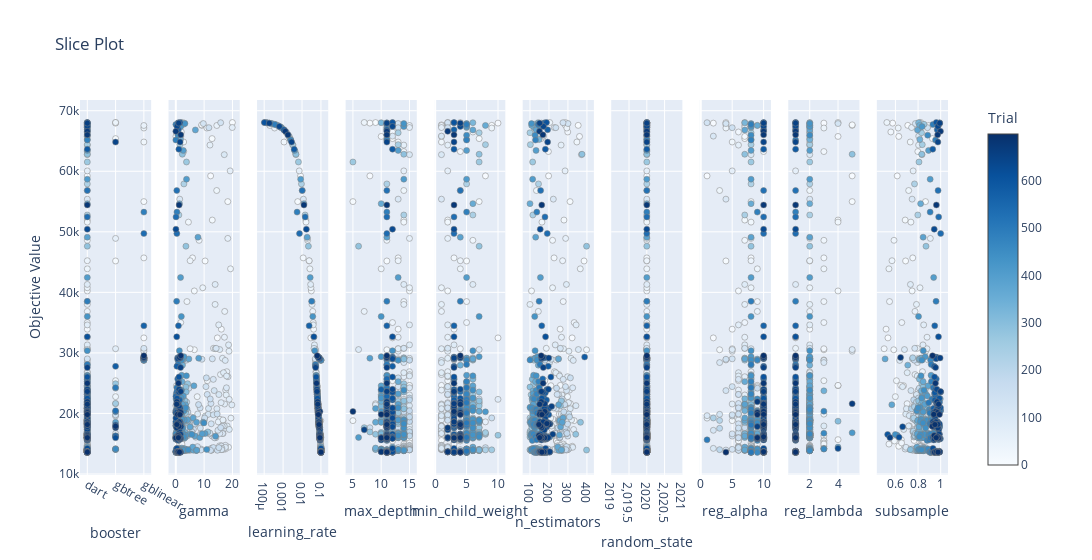

The code cell stored with this chart in its notebook:
### Code cell
optuna.visualization.plot_slice(study)

### Figure 1 — Plotly figure (JSON) as saved in the notebook; plotly's stock layout.template omitted (floating-point values rounded to 4 significant figures; data arrays with more than 128 entries replaced by an {"elided": "..."} marker saying what was removed)
{"data": [{"marker": {"color": {"elided": "700 int values"}, "colorbar": {"title": {"text": "Trial"}, "x": 1, "xpad": 40}, "colorscale": [[0, "rgb(247,251,255)"], [0.125, "rgb(222,235,247)"], [0.25, "rgb(198,219,239)"], [0.375, "rgb(158,202,225)"], [0.5, "rgb(107,174,214)"], [0.625, "rgb(66,146,198)"], [0.75, "rgb(33,113,181)"], [0.875, "rgb(8,81,156)"], [1, "rgb(8,48,107)"]], "line": {"color": "Grey", "width": 0.5}, "showscale": true}, "mode": "markers", "showlegend": false, "type": "scatter", "x": {"elided": "700 str values"}, "xaxis": "x", "y": {"elided": "700 float values"}, "yaxis": "y"}, {"marker": {"color": {"elided": "700 int values"}, "colorbar": {"title": {"text": "Trial"}, "x": 1, "xpad": 40}, "colorscale": [[0, "rgb(247,251,255)"], [0.125, "rgb(222,235,247)"], [0.25, "rgb(198,219,239)"], [0.375, "rgb(158,202,225)"], [0.5, "rgb(107,174,214)"], [0.625, "rgb(66,146,198)"], [0.75, "rgb(33,113,181)"], [0.875, "rgb(8,81,156)"], [1, "rgb(8,48,107)"]], "line": {"color": "Grey", "width": 0.5}, "showscale": false}, "mode": "markers", "showlegend": false, "type": "scatter", "x": {"elided": "700 float values"}, "xaxis": "x2", "y": {"elided": "700 float values"}, "yaxis": "y2"}, {"marker": {"color": {"elided": "700 int values"}, "colorbar": {"title": {"text": "Trial"}, "x": 1, "xpad": 40}, "colorscale": [[0, "rgb(247,251,255)"], [0.125, "rgb(222,235,247)"], [0.25, "rgb(198,219,239)"], [0.375, "rgb(158,202,225)"], [0.5, "rgb(107,174,214)"], [0.625, "rgb(66,146,198)"], [0.75, "rgb(33,113,181)"], [0.875, "rgb(8,81,156)"], [1, "rgb(8,48,107)"]], "line": {"color": "Grey", "width": 0.5}, "showscale": false}, "mode": "markers", "showlegend": false, "type": "scatter", "x": {"elided": "700 float values"}, "xaxis": "x3", "y": {"elided": "700 float values"}, "yaxis": "y3"}, {"marker": {"color": {"elided": "700 int values"}, "colorbar": {"title": {"text": "Trial"}, "x": 1, "xpad": 40}, "colorscale": [[0, "rgb(247,251,255)"], [0.125, "rgb(222,235,247)"], [0.25, "rgb(198,219,239)"], [0.375, "rgb(158,202,225)"], [0.5, "rgb(107,174,214)"], [0.625, "rgb(66,146,198)"], [0.75, "rgb(33,113,181)"], [0.875, "rgb(8,81,156)"], [1, "rgb(8,48,107)"]], "line": {"color": "Grey", "width": 0.5}, "showscale": false}, "mode": "markers", "showlegend": false, "type": "scatter", "x": {"elided": "700 int values"}, "xaxis": "x4", "y": {"elided": "700 float values"}, "yaxis": "y4"}, {"marker": {"color": {"elided": "700 int values"}, "colorbar": {"title": {"text": "Trial"}, "x": 1, "xpad": 40}, "colorscale": [[0, "rgb(247,251,255)"], [0.125, "rgb(222,235,247)"], [0.25, "rgb(198,219,239)"], [0.375, "rgb(158,202,225)"], [0.5, "rgb(107,174,214)"], [0.625, "rgb(66,146,198)"], [0.75, "rgb(33,113,181)"], [0.875, "rgb(8,81,156)"], [1, "rgb(8,48,107)"]], "line": {"color": "Grey", "width": 0.5}, "showscale": false}, "mode": "markers", "showlegend": false, "type": "scatter", "x": {"elided": "700 int values"}, "xaxis": "x5", "y": {"elided": "700 float values"}, "yaxis": "y5"}, {"marker": {"color": {"elided": "700 int values"}, "colorbar": {"title": {"text": "Trial"}, "x": 1, "xpad": 40}, "colorscale": [[0, "rgb(247,251,255)"], [0.125, "rgb(222,235,247)"], [0.25, "rgb(198,219,239)"], [0.375, "rgb(158,202,225)"], [0.5, "rgb(107,174,214)"], [0.625, "rgb(66,146,198)"], [0.75, "rgb(33,113,181)"], [0.875, "rgb(8,81,156)"], [1, "rgb(8,48,107)"]], "line": {"color": "Grey", "width": 0.5}, "showscale": false}, "mode": "markers", "showlegend": false, "type": "scatter", "x": {"elided": "700 int values"}, "xaxis": "x6", "y": {"elided": "700 float values"}, "yaxis": "y6"}, {"marker": {"color": {"elided": "700 int values"}, "colorbar": {"title": {"text": "Trial"}, "x": 1, "xpad": 40}, "colorscale": [[0, "rgb(247,251,255)"], [0.125, "rgb(222,235,247)"], [0.25, "rgb(198,219,239)"], [0.375, "rgb(158,202,225)"], [0.5, "rgb(107,174,214)"], [0.625, "rgb(66,146,198)"], [0.75, "rgb(33,113,181)"], [0.875, "rgb(8,81,156)"], [1, "rgb(8,48,107)"]], "line": {"color": "Grey", "width": 0.5}, "showscale": false}, "mode": "markers", "showlegend": false, "type": "scatter", "x": {"elided": "700 int values"}, "xaxis": "x7", "y": {"elided": "700 float values"}, "yaxis": "y7"}, {"marker": {"color": {"elided": "700 int values"}, "colorbar": {"title": {"text": "Trial"}, "x": 1, "xpad": 40}, "colorscale": [[0, "rgb(247,251,255)"], [0.125, "rgb(222,235,247)"], [0.25, "rgb(198,219,239)"], [0.375, "rgb(158,202,225)"], [0.5, "rgb(107,174,214)"], [0.625, "rgb(66,146,198)"], [0.75, "rgb(33,113,181)"], [0.875, "rgb(8,81,156)"], [1, "rgb(8,48,107)"]], "line": {"color": "Grey", "width": 0.5}, "showscale": false}, "mode": "markers", "showlegend": false, "type": "scatter", "x": {"elided": "700 int values"}, "xaxis": "x8", "y": {"elided": "700 float values"}, "yaxis": "y8"}, {"marker": {"color": {"elided": "700 int values"}, "colorbar": {"title": {"text": "Trial"}, "x": 1, "xpad": 40}, "colorscale": [[0, "rgb(247,251,255)"], [0.125, "rgb(222,235,247)"], [0.25, "rgb(198,219,239)"], [0.375, "rgb(158,202,225)"], [0.5, "rgb(107,174,214)"], [0.625, "rgb(66,146,198)"], [0.75, "rgb(33,113,181)"], [0.875, "rgb(8,81,156)"], [1, "rgb(8,48,107)"]], "line": {"color": "Grey", "width": 0.5}, "showscale": false}, "mode": "markers", "showlegend": false, "type": "scatter", "x": {"elided": "700 int values"}, "xaxis": "x9", "y": {"elided": "700 float values"}, "yaxis": "y9"}, {"marker": {"color": {"elided": "700 int values"}, "colorbar": {"title": {"text": "Trial"}, "x": 1, "xpad": 40}, "colorscale": [[0, "rgb(247,251,255)"], [0.125, "rgb(222,235,247)"], [0.25, "rgb(198,219,239)"], [0.375, "rgb(158,202,225)"], [0.5, "rgb(107,174,214)"], [0.625, "rgb(66,146,198)"], [0.75, "rgb(33,113,181)"], [0.875, "rgb(8,81,156)"], [1, "rgb(8,48,107)"]], "line": {"color": "Grey", "width": 0.5}, "showscale": false}, "mode": "markers", "showlegend": false, "type": "scatter", "x": {"elided": "700 float values"}, "xaxis": "x10", "y": {"elided": "700 float values"}, "yaxis": "y10"}], "layout": {"title": {"text": "Slice Plot"}, "width": 3000, "xaxis": {"anchor": "y", "domain": [0, 0.082], "title": {"text": "booster"}}, "xaxis10": {"anchor": "y10", "domain": [0.918, 1.0], "title": {"text": "subsample"}}, "xaxis2": {"anchor": "y2", "domain": [0.102, 0.184], "title": {"text": "gamma"}}, "xaxis3": {"anchor": "y3", "domain": [0.204, 0.286], "title": {"text": "learning_rate"}, "type": "log"}, "xaxis4": {"anchor": "y4", "domain": [0.306, 0.388], "title": {"text": "max_depth"}}, "xaxis5": {"anchor": "y5", "domain": [0.408, 0.49], "title": {"text": "min_child_weight"}}, "xaxis6": {"anchor": "y6", "domain": [0.51, 0.592], "title": {"text": "n_estimators"}}, "xaxis7": {"anchor": "y7", "domain": [0.612, 0.694], "title": {"text": "random_state"}}, "xaxis8": {"anchor": "y8", "domain": [0.714, 0.796], "title": {"text": "reg_alpha"}}, "xaxis9": {"anchor": "y9", "domain": [0.816, 0.898], "title": {"text": "reg_lambda"}}, "yaxis": {"anchor": "x", "domain": [0, 1], "title": {"text": "Objective Value"}}, "yaxis10": {"anchor": "x10", "domain": [0, 1], "matches": "y", "showticklabels": false}, "yaxis2": {"anchor": "x2", "domain": [0, 1], "matches": "y", "showticklabels": false}, "yaxis3": {"anchor": "x3", "domain": [0, 1], "matches": "y", "showticklabels": false}, "yaxis4": {"anchor": "x4", "domain": [0, 1], "matches": "y", "showticklabels": false}, "yaxis5": {"anchor": "x5", "domain": [0, 1], "matches": "y", "showticklabels": false}, "yaxis6": {"anchor": "x6", "domain": [0, 1], "matches": "y", "showticklabels": false}, "yaxis7": {"anchor": "x7", "domain": [0, 1], "matches": "y", "showticklabels": false}, "yaxis8": {"anchor": "x8", "domain": [0, 1], "matches": "y", "showticklabels": false}, "yaxis9": {"anchor": "x9", "domain": [0, 1], "matches": "y", "showticklabels": false}}}
